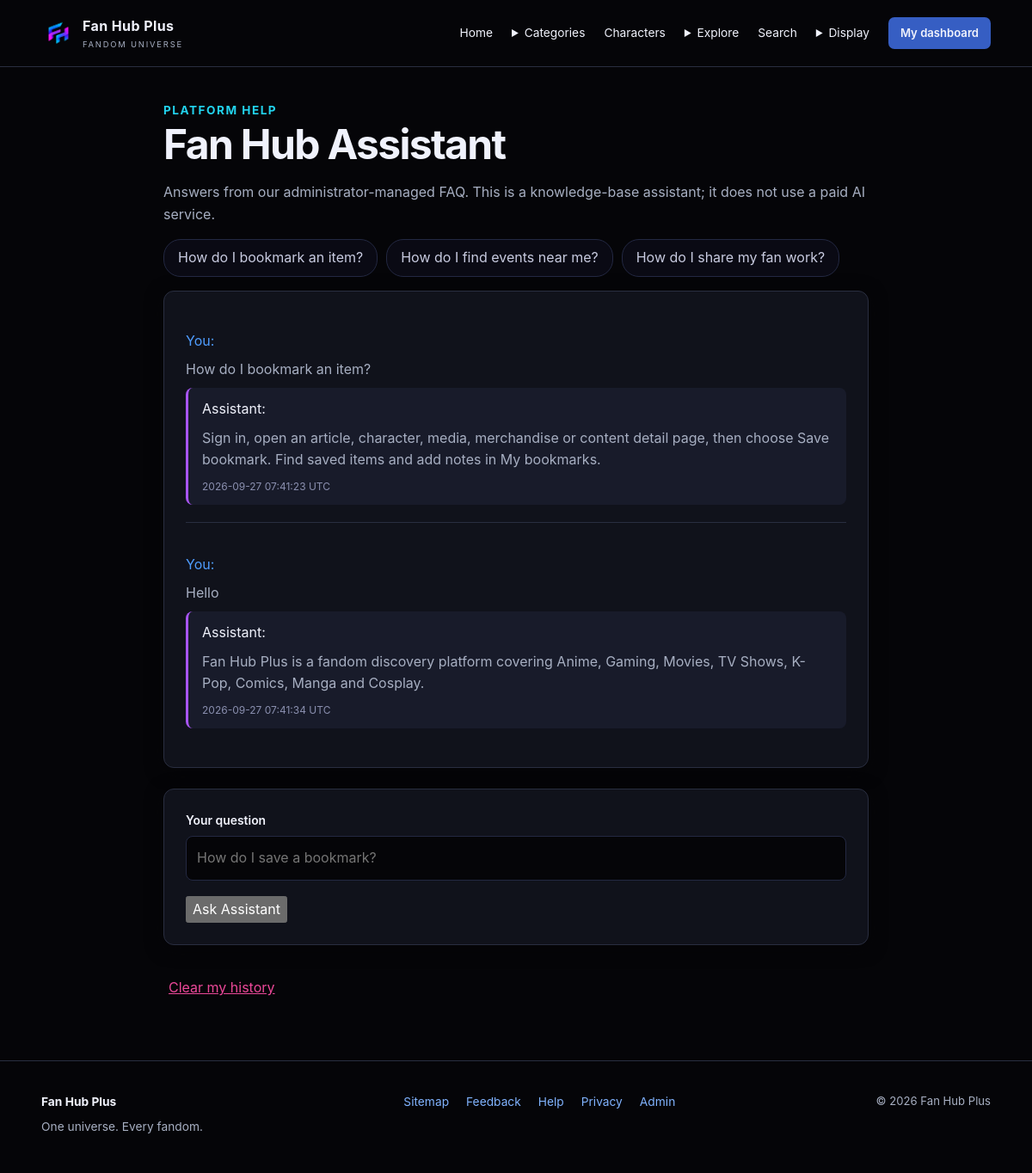
The page /chatbot.php (signed in) on the database its author committed.
### tables this page shows
CREATE TABLE `chatbot_messages` (
  `message_id` int(10) UNSIGNED NOT NULL,
  `user_id` int(10) UNSIGNED DEFAULT NULL,
  `session_key` varchar(120) DEFAULT NULL,
  `message` text NOT NULL,
  `response` text NOT NULL,
  `created_at` timestamp NOT NULL DEFAULT current_timestamp()
);

### includes/functions.php (called while the page is built, shortened)
<?php
require_once __DIR__ . '/auth.php';
function e(mixed $value): string { return htmlspecialchars((string)($value ?? ''), ENT_QUOTES | ENT_SUBSTITUTE, 'UTF-8'); }

### includes/db.php (called while the page is built, shortened)
<?php
function db_query(string $sql, array $params = []): mysqli_stmt {
    $statement = $GLOBALS['conn']->prepare($sql);
    if ($params) {
        $types = '';
        foreach ($params as $value) $types .= is_int($value) ? 'i' : (is_float($value) ? 'd' : 's');
        $statement->bind_param($types, ...$params);
    }
    $statement->execute();
    return $statement;
}
function db_all(string $sql, array $params = []): array {
    return db_query($sql, $params)->get_result()->fetch_all(MYSQLI_ASSOC);
}
function db_one(string $sql, array $params = []): ?array {
    return db_query($sql, $params)->get_result()->fetch_assoc();
}

### includes/auth.php (called while the page is built, shortened)
<?php
require_once __DIR__ . '/db.php';
function current_user(): ?array {
    $user = db_one("SELECT * FROM users WHERE user_id=? AND status='active'", [(int)$_SESSION['user_id']]);
    $expired = time() - ($_SESSION['last_seen'] ?? 0) > 7200;
    return $user;
}

### chatbot.php (the view, shortened to what this page needs)
<?php
require_once __DIR__ . '/includes/functions.php';
$user = current_user();
$userId = $user ? (int) $user['user_id'] : null;
$sessionKey = hash('sha256', session_id());
if ($userId) {
    $chatHistory = db_all('SELECT * FROM chatbot_messages WHERE user_id = ? ORDER BY message_id DESC LIMIT 30', [$userId]);
} else {
    $chatHistory = db_all('SELECT * FROM chatbot_messages WHERE session_key = ? AND user_id IS NULL ORDER BY message_id DESC LIMIT 30', [$sessionKey]);
}
require __DIR__ . '/includes/header.php';
?>
<main id="main" class="page narrow assistant-page">
    <header class="assistant-header" data-aos="fade-down">
        <span class="eyebrow-cyan">PLATFORM HELP</span>
        <h1 class="title-gradient">Fan Hub Assistant</h1>
        <p class="text-soft">
            Answers from our administrator-managed FAQ. This is a knowledge-base assistant; it does not use a paid AI service.
        </p>
    </header>
    <div class="chips-wrapper" data-aos="fade-up" data-aos-delay="100">
        <?php
        $suggestedQuestions = [
            'How do I bookmark an item?',
            'How do I find events near me?',
            'How do I share my fan work?'
        ];
        foreach ($suggestedQuestions as $prompt):
        ?>
            <form method="post" class="chip-form">
                <button type="submit" class="btn-chip-neon">
                    <?= e($prompt) ?>
                </button>
            </form>
        <?php endforeach; ?>
    </div>
    <section id="conversation" class="panel neon-panel conversation-box" data-aos="fade-up" data-aos-delay="200">
        <?php foreach (array_reverse($chatHistory) as $entry): ?>
            <article class="chat-entry">
                <div class="user-msg">
                    <span class="msg-author">You:</span>
                    <p><?= e($entry['message']) ?></p>
                </div>
                <div class="bot-msg">
                    <span class="msg-author-bot">Assistant:</span>
                    <p><?= nl2br(e($entry['response'])) ?></p>
                    <small class="msg-time"><?= e($entry['created_at']) ?> UTC</small>
                </div>
            </article>
        <?php endforeach; ?>
    </section>
    <form method="post" class="panel neon-panel input-form" data-aos="fade-up" data-aos-delay="300">
        <div class="field">
            <label for="message" class="text-soft">Your question</label>
            <input
                id="message"
                name="message"
                type="text"
                class="input-neon"
                required
                maxlength="1000"
                placeholder="How do I save a bookmark?"
            >
        </div>
        <button type="submit" class="btn-neon-primary">Ask Assistant</button>
    </form>
    <?php if (!empty($chatHistory)): ?>
        <div class="clear-history-container" data-aos="fade-up">
            <form method="post" data-confirm="Clear your assistant history?">
                <button type="submit" class="text-button-danger" name="action" value="clear">
                    Clear my history
                </button>
            </form>
        </div>
    <?php endif; ?>
</main>
<?php require __DIR__ . '/includes/footer.php'; ?>

### assets/app.css (style rules this page uses)
:root { color-scheme: dark; --bg: #050508; --panel: #10121b; --panel2: #171b27; --line: #292e40; --text: #f0f2fc; --muted: #a7afc2; --blue: #80b3ff; --purple: #bd95fc; --input: #0a0d14; --danger: #ffaaaa; --success: #94deb0; --shadow: 0 12px 38px #0003; font: 16px/1.6 Inter, Segoe UI, Arial, sans-serif; }
* { box-sizing: border-box; }
body { margin: 0; min-height: 100vh; background: var(--bg); color: var(--text); font: inherit; }
button, input, textarea, select { font: inherit; }
button, a, input, select, textarea, summary { outline-offset: 4px; }
button, summary { cursor: pointer; }
h1, h2, h3, p { margin: 0 0 1rem; }
h1 { font-size: clamp(1.9rem, 4vw, 3rem); line-height: 1.15; letter-spacing: -0.035em; }
p, .muted { color: var(--muted); }
small { font-size: 0.82rem; }
.page { width: min(1280px, 92%); margin: 40px auto 70px; min-height: 55vh; }
.page.narrow { max-width: 820px; }
.panel { min-width: 0; overflow-wrap: anywhere; padding: 25px; border: 1px solid var(--line); background: var(--panel); border-radius: 12px; margin-bottom: 24px; }
label { display: block; font-size: 0.87rem; font-weight: 600; color: var(--text); }
input, textarea, select { display: block; width: 100%; margin: 7px 0 0; background: var(--input); border: 1px solid var(--line); border-radius: 6px; padding: 10px 12px; color: var(--text); min-width: 0; }
.field { margin: 0 0 18px; }
.chat-entry { border-bottom: 1px solid var(--line); padding: 20px 0; }
.chat-entry p { margin: 8px 0; }

### chatbot.php (style rules this page uses)
.assistant-page { max-width: 800px; margin: 0 auto; }
.eyebrow-cyan { color: #22d3ee; font-weight: 700; letter-spacing: 1.5px; font-size: 0.85rem; }
.chips-wrapper { display: flex; gap: 10px; flex-wrap: wrap; margin-top: 16px; }
.btn-chip-neon { background: #0a0a14; border: 1px solid #232842; color: #c8cbe0; padding: 8px 16px; border-radius: 20px; cursor: pointer; transition: all 0.3s ease; }
.neon-panel { background: #0a0a14; border: 1px solid #232842; border-radius: 12px; padding: 20px; box-shadow: 0 4px 20px rgba(5, 5, 8, 0.8); }
.chat-entry { border-bottom: 1px solid #232842; padding-bottom: 16px; margin-bottom: 16px; }
.chat-entry:last-child { border-bottom: none; margin-bottom: 0; }
.user-msg { color: #4f9dff; margin-bottom: 8px; }
.bot-msg { background: rgba(35, 40, 66, 0.4); padding: 12px 16px; border-radius: 8px; border-left: 3px solid #a855f7; }
.msg-time { color: #8b90b0; font-size: 0.75rem; display: block; margin-top: 6px; }
.input-neon { width: 100%; background: #050508; border: 1px solid #232842; color: #f0f2ff; padding: 12px; border-radius: 8px; outline: none; transition: border-color 0.3s ease; }
.text-button-danger { background: none; border: none; color: #ec4899; cursor: pointer; margin-top: 12px; text-decoration: underline; }

### rows shown on the page
chatbot_messages: message "How do I bookmark an item?", response "Sign in, open an article, character, media, merchandise or content detail page, then choose Save bookmark. Find saved items and add notes in My bookmarks.", created_at "2026-09-27 07:41:23"
chatbot_messages: message "Hello", response "Fan Hub Plus is a fandom discovery platform covering Anime, Gaming, Movies, TV Shows, K-Pop, Comics, Manga and Cosplay.", created_at "2026-09-27 07:41:34"

### other values the page prints
$site['site_name'] "Fan Hub Plus"
$prompt "How do I bookmark an item?"
$prompt "How do I find events near me?"
$prompt "How do I share my fan work?"
settings()['site_tagline'] "One universe. Every fandom."
